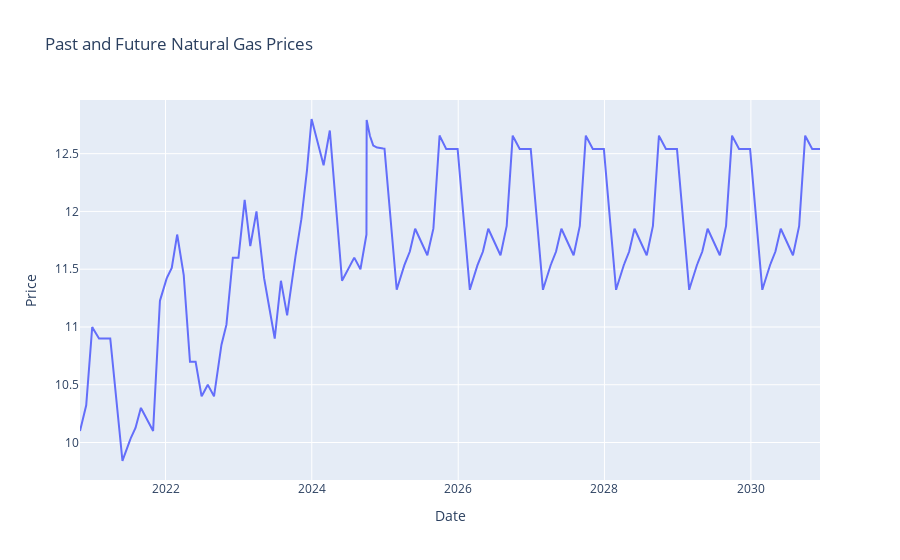

This figure's notebook cell:
### Code cell
import plotly.graph_objects as go

fig = go.Figure()
fig.add_trace(go.Scatter(x=combined_data['Dates'], y=combined_data['Prices'], mode='lines', name='Past natural gas prices'))
#fig.add_trace(go.Scatter(x=future_data['Dates'], y=future_data['Prices'], mode='lines', name='Future natural gas prices'))
fig.update_layout(title='Past and Future Natural Gas Prices',
                  xaxis_title='Date',
                  yaxis_title='Price')
fig.show()

### Figure 1 — Plotly figure (JSON) as saved in the notebook; plotly's stock layout.template omitted (floating-point values rounded to 4 significant figures; data arrays with more than 128 entries replaced by an {"elided": "..."} marker saying what was removed)
{"data": [{"mode": "lines", "name": "Past natural gas prices", "type": "scatter", "x": {"elided": "3695 str values"}, "y": {"elided": "3695 float values"}}], "layout": {"title": {"text": "Past and Future Natural Gas Prices"}, "xaxis": {"title": {"text": "Date"}}, "yaxis": {"title": {"text": "Price"}}}}
